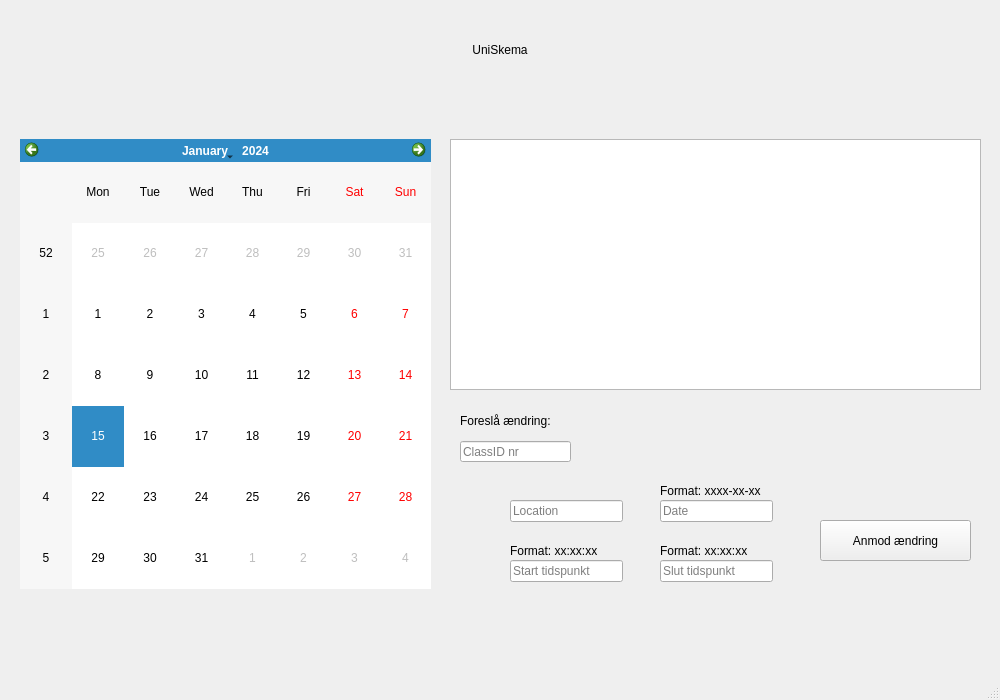
<?xml version="1.0" encoding="UTF-8"?>
<ui version="4.0">
 <class>MainWindow</class>
 <widget class="QMainWindow" name="MainWindow">
  <property name="geometry">
   <rect>
    <x>0</x>
    <y>0</y>
    <width>1000</width>
    <height>700</height>
   </rect>
  </property>
  <property name="sizePolicy">
   <sizepolicy hsizetype="Fixed" vsizetype="Fixed">
    <horstretch>0</horstretch>
    <verstretch>0</verstretch>
   </sizepolicy>
  </property>
  <property name="minimumSize">
   <size>
    <width>1000</width>
    <height>700</height>
   </size>
  </property>
  <property name="maximumSize">
   <size>
    <width>1000</width>
    <height>700</height>
   </size>
  </property>
  <property name="windowTitle">
   <string>MainWindow</string>
  </property>
  <widget class="QWidget" name="centralwidget">
   <widget class="QLabel" name="label">
    <property name="geometry">
     <rect>
      <x>0</x>
      <y>0</y>
      <width>1000</width>
      <height>100</height>
     </rect>
    </property>
    <property name="styleSheet">
     <string notr="true">font: 500 30pt;</string>
    </property>
    <property name="text">
     <string>UniSkema</string>
    </property>
    <property name="alignment">
     <set>Qt::AlignCenter</set>
    </property>
   </widget>
   <widget class="QCalendarWidget" name="calendarWidget2">
    <property name="geometry">
     <rect>
      <x>20</x>
      <y>139</y>
      <width>411</width>
      <height>450</height>
     </rect>
    </property>
   </widget>
   <widget class="QListWidget" name="ScheduleList">
    <property name="geometry">
     <rect>
      <x>450</x>
      <y>139</y>
      <width>531</width>
      <height>251</height>
     </rect>
    </property>
   </widget>
   <widget class="QLineEdit" name="Line_classid">
    <property name="geometry">
     <rect>
      <x>460</x>
      <y>441</y>
      <width>111</width>
      <height>21</height>
     </rect>
    </property>
    <property name="placeholderText">
     <string>ClassID nr</string>
    </property>
   </widget>
   <widget class="QLineEdit" name="Line_date">
    <property name="geometry">
     <rect>
      <x>660</x>
      <y>500</y>
      <width>113</width>
      <height>22</height>
     </rect>
    </property>
    <property name="placeholderText">
     <string>Date</string>
    </property>
   </widget>
   <widget class="QLineEdit" name="Line_location">
    <property name="geometry">
     <rect>
      <x>510</x>
      <y>500</y>
      <width>113</width>
      <height>22</height>
     </rect>
    </property>
    <property name="placeholderText">
     <string>Location</string>
    </property>
   </widget>
   <widget class="QLineEdit" name="Line_end">
    <property name="geometry">
     <rect>
      <x>660</x>
      <y>560</y>
      <width>113</width>
      <height>22</height>
     </rect>
    </property>
    <property name="accessibleName">
     <string/>
    </property>
    <property name="placeholderText">
     <string>Slut tidspunkt</string>
    </property>
   </widget>
   <widget class="QLabel" name="label_2">
    <property name="geometry">
     <rect>
      <x>460</x>
      <y>410</y>
      <width>141</width>
      <height>21</height>
     </rect>
    </property>
    <property name="text">
     <string>Foreslå ændring:</string>
    </property>
   </widget>
   <widget class="QLineEdit" name="Line_start">
    <property name="geometry">
     <rect>
      <x>510</x>
      <y>560</y>
      <width>113</width>
      <height>22</height>
     </rect>
    </property>
    <property name="placeholderText">
     <string>Start tidspunkt</string>
    </property>
   </widget>
   <widget class="QPushButton" name="sendAnmodning">
    <property name="geometry">
     <rect>
      <x>820</x>
      <y>520</y>
      <width>151</width>
      <height>41</height>
     </rect>
    </property>
    <property name="text">
     <string>Anmod ændring</string>
    </property>
   </widget>
   <widget class="QLabel" name="label_3">
    <property name="geometry">
     <rect>
      <x>660</x>
      <y>480</y>
      <width>111</width>
      <height>21</height>
     </rect>
    </property>
    <property name="text">
     <string>Format: xxxx-xx-xx</string>
    </property>
   </widget>
   <widget class="QLabel" name="label_4">
    <property name="geometry">
     <rect>
      <x>510</x>
      <y>540</y>
      <width>111</width>
      <height>21</height>
     </rect>
    </property>
    <property name="text">
     <string>Format: xx:xx:xx</string>
    </property>
   </widget>
   <widget class="QLabel" name="label_5">
    <property name="geometry">
     <rect>
      <x>660</x>
      <y>540</y>
      <width>111</width>
      <height>21</height>
     </rect>
    </property>
    <property name="text">
     <string>Format: xx:xx:xx</string>
    </property>
   </widget>
  </widget>
  <widget class="QMenuBar" name="menubar">
   <property name="geometry">
    <rect>
     <x>0</x>
     <y>0</y>
     <width>1000</width>
     <height>22</height>
    </rect>
   </property>
  </widget>
  <widget class="QStatusBar" name="statusbar"/>
 </widget>
 <tabstops>
  <tabstop>calendarWidget2</tabstop>
  <tabstop>ScheduleList</tabstop>
  <tabstop>Line_classid</tabstop>
  <tabstop>Line_location</tabstop>
  <tabstop>Line_date</tabstop>
  <tabstop>Line_start</tabstop>
  <tabstop>Line_end</tabstop>
  <tabstop>sendAnmodning</tabstop>
 </tabstops>
 <resources/>
 <connections/>
</ui>
